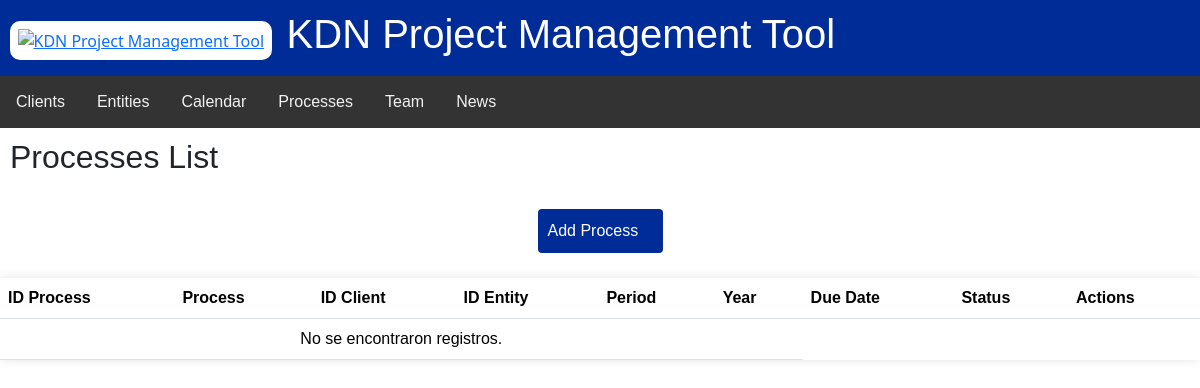
Before: /processes.php with the older database file.
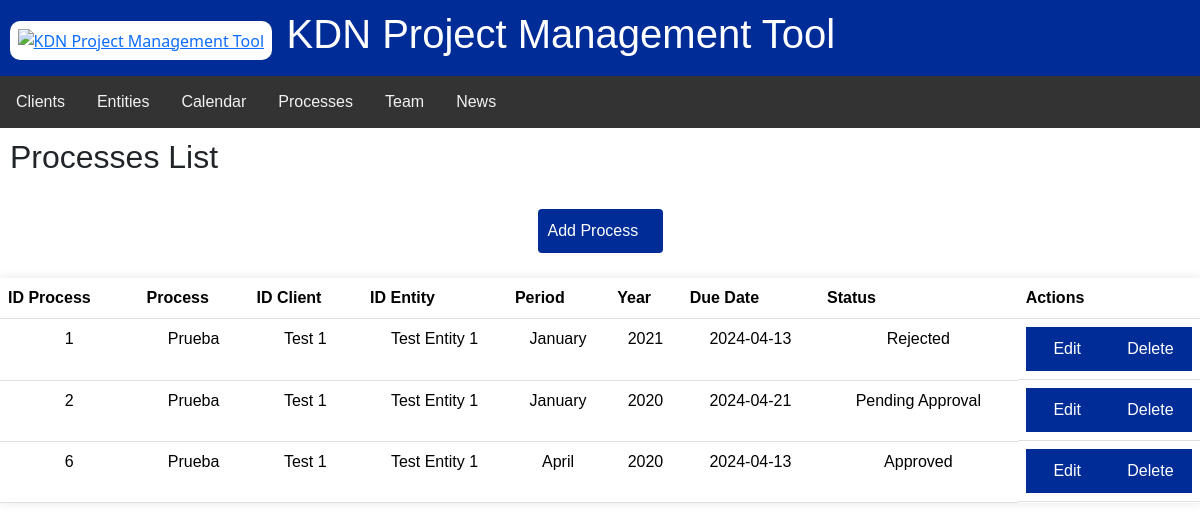
After: the same page with the newer database file.
### tables this page shows
CREATE TABLE `processes` (
  `ID_Process` int(11) NOT NULL,
  `Process` varchar(100) NOT NULL,
  `ID_Client` int(11) NOT NULL,
  `ID_Entity` int(11) NOT NULL,
  `ID_Cluster` int(11) NOT NULL,
  `ID_Country` int(11) NOT NULL,
  `ID_Area` int(11) NOT NULL,
  `ID_Category` int(11) NOT NULL,
  `ID_Periodicity` int(11) NOT NULL,
  `ID_User_Approver` int(11) NOT NULL,
  `ID_User_Analyst` int(11) NOT NULL,
  `Period` varchar(30) NOT NULL,
  `Year` varchar(4) NOT NULL,
  `Due_date` date NOT NULL,
  `Final_Status` varchar(30) NOT NULL
);

CREATE TABLE `clients` (
  `ID_Client` int(11) NOT NULL,
  `Engagement` varchar(50) NOT NULL,
  `Client_Name` varchar(100) NOT NULL,
  `Complexity` varchar(50) NOT NULL,
  `Client_Status` varchar(10) NOT NULL
);

CREATE TABLE `entities` (
  `ID_Entity` int(11) NOT NULL,
  `Entity_Name` varchar(100) NOT NULL,
  `ID_Client` int(11) NOT NULL,
  `ID_Cluster` int(11) NOT NULL,
  `ID_Country` int(11) NOT NULL,
  `ID_Business_Type` int(11) NOT NULL,
  `Company_Internal_ID` varchar(100) NOT NULL,
  `Legal_ID` varchar(100) NOT NULL
);

### processes.php (the view, shortened to what this page needs)
<?php
include "connection.php";
?>
<!DOCTYPE html>
<html lang="en">
<head>
    <link rel="stylesheet" type="text/css" href="Styles/styles.css">
    <link href="https://cdn.jsdelivr.net/npm/bootstrap@5.3.3/dist/css/bootstrap.min.css" rel="stylesheet">
</head>
<body>
<header id="headerMenu">
    <a href="index.php">
        <img id="logoDarkBackgrounds" src="https://1000logos.net/wp-content/uploads/2023/03/KPMG-logo.png"
        alt="KDN Project Management Tool">
    </a>
    <h1>KDN Project Management Tool</h1>
</header>
<?php include "menu.php"; ?>
<h2>Processes List</h2>
<button id="add-process-btn" class="form-open">Add Process</button>
<div id="container">
<table class="table">
  <thead>
    <tr>
      <th scope="col">ID Process</th>
      <th scope="col">Process</th>
      <th scope="col">ID Client</th>
      <th scope="col">ID Entity</th>
      <th scope="col">Period</th>
      <th scope="col">Year</th>
      <th scope="col">Due Date</th>
      <th scope="col">Status</th>
      <th scope="col">Actions</th>
    </tr>
  </thead>
  <tbody>
        <?php
            $sql = "SELECT p.ID_Process, p.Process, c.Client_Name, e.Entity_Name, p.Period, p.Year, p.Due_date, p.Final_Status
            FROM processes p
            INNER JOIN clients c ON p.ID_Client = c.ID_Client
            INNER JOIN entities e ON p.ID_Entity = e.ID_Entity";
            $result = $conn->query($sql);
            if ($result->num_rows > 0) {
                while ($row = $result->fetch_assoc()) { ?>
                    <tr>
                        <td><?php echo $row["ID_Process"] ?></td>
                        <td><?php echo $row["Process"] ?></td>
                        <td><?php echo $row["Client_Name"] ?></td>
                        <td><?php echo $row["Entity_Name"] ?></td>
                        <td><?php echo $row["Period"] ?></td>
                        <td><?php echo $row["Year"] ?></td>
                        <td><?php echo $row["Due_date"] ?></td>
                        <td><?php echo $row["Final_Status"] ?></td>
                        <td class="buttonAction">
                        <button class="edit-btn" type="button" data-id="<?php echo $row["ID_Process"] ?>"><i class="fas fa-edit"></i>Edit</button>
                        <button class="delete-btn" data-id="<?php echo $row["ID_Process"] ?>" data-type="process"><i class="fas fa-trash"></i>Delete</button>
                        </td>
                    </tr>
                <?php }
            } else {
                echo "<tr><td colspan='6'>No se encontraron registros.</td></tr>";
            }
        ?>
    </table>
</div>
</body>
</html>

Changed rows visible on the page:
added processes: ID_Process "1", Process "Prueba", ID_Client.Client_Name "Test 1", ID_Entity.Entity_Name "Test Entity 1", Period "January", Year "2021", Due_date "2024-04-13", Final_Status "Rejected"
added processes: ID_Process "2", Process "Prueba", ID_Client.Client_Name "Test 1", ID_Entity.Entity_Name "Test Entity 1", Period "January", Year "2020", Due_date "2024-04-21", Final_Status "Pending Approval"
added processes: ID_Process "6", Process "Prueba", ID_Client.Client_Name "Test 1", ID_Entity.Entity_Name "Test Entity 1", Period "April", Year "2020", Due_date "2024-04-13", Final_Status "Approved"
Other visible differences:
text no longer shown: "No se encontraron registros."
